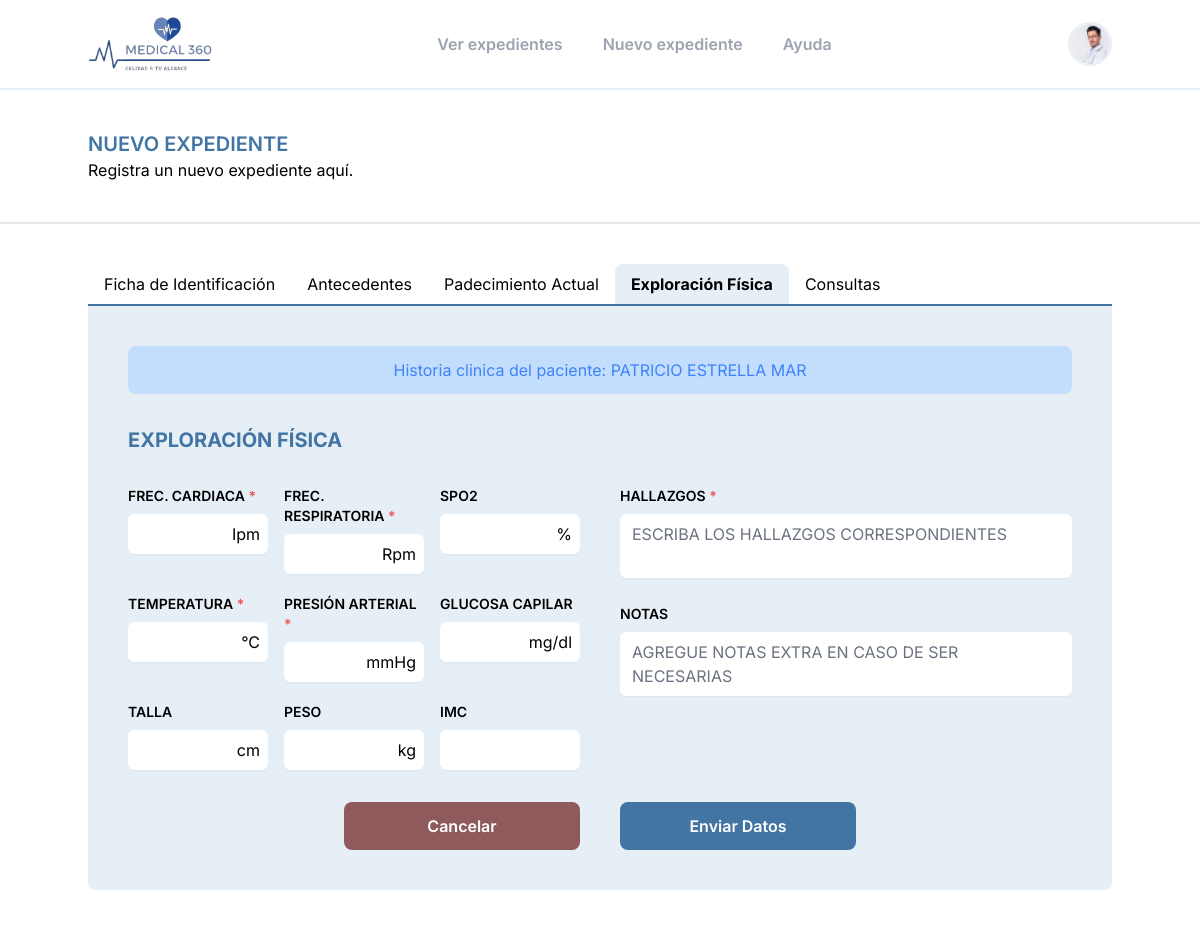
/create-file/exploracion/1/ (signed in), run on the app's committed database.
### medical/models.py (models this page shows, shortened)
class Paciente(models.Model):
    GENERO_CHOICES = [
        ('M', 'Masculino'),
        ('F', 'Femenino'),
    ]
    ESTADO_CIVIL_CHOICES = [
        ('SOLTERO', 'SOLTERO'),
        ('CASADO', 'CASADO'),
        ('UNION_LIBRE', 'UNION LIBRE'),
        ('DIVORCIADO', 'DIVORCIADO'),
        ('VIUDO', 'VIUDO'),
    ]
    GRUPO_RH_CHOICES = [
        ('A+', 'A+'),
        ('B+', 'B+'),
        ('O+', 'O+'),
        ('AB+', 'AB+'),
        ('A-', 'A-'),
        ('B-', 'B-'),
        ('O-', 'O-'),
        ('AB-', 'AB-'),
        ('DESC', 'DESCONOCIDO'),
    ]
    ESCOLARIDAD_CHOICES = [
        ('NINGUNA', 'NINGUNA'),
        ('PRIMARIA', 'PRIMARIA'),
        ('PRIMARIA_T', 'PRIMARIA TRUNCA'),
        ('SECUNDARIA', 'SECUNDARIA'),
        ('SECUNDARIA_T', 'SECUNDARIA TRUNCA'),
        ('PREPARATORIA', 'PREPARATORIA'),
        ('PREPARATORIA_T', 'PREPARATORIA TRUNCA'),
        ('TECNICO', 'CARRERA TECNICA'),
        ('TECNICO_T', 'CARRERA TECNICA TRUNCA'),
        ('LICENCIATURA', 'LICENCIATURA'),
        ('LICENCIATURA_T', 'LICENCIATURA TRUNCA'),
        ('SUPERIOR', 'SUPERIOR'),
]
    nombre = models.CharField(max_length=30)
    apellido_pat = models.CharField(max_length=30)
    apellido_mat = models.CharField(max_length=30)
    fecha_nacimiento = models.DateField()
    genero = models.CharField(max_length=10, choices=GENERO_CHOICES)
    grupo_rh = models.CharField(max_length=4, choices=GRUPO_RH_CHOICES, default='DESC')
    alergias = models.CharField(max_length=30)
    estado_civil = models.CharField(max_length=15, choices=ESTADO_CIVIL_CHOICES, blank=True, null=True)
    curp = models.CharField(max_length=18, blank=True, null=True)
    nacionalidad = models.CharField(max_length=20, blank=True, null=True)
    escolaridad = models.CharField(max_length=30, choices=ESCOLARIDAD_CHOICES, blank=True, null=True)
    religion = models.CharField(max_length=50, blank=True, null=True)
    direccion = models.CharField(max_length=200, blank=True, null=True)
    ocupacion = models.CharField(max_length=50, blank=True, null=True)
    empleador = models.CharField(max_length=100, blank=True, null=True)
    telefono_personal = models.CharField(max_length=10, blank=True, null=True)
    nombre_contacto_emergencia = models.CharField(max_length=100, blank=True, null=True)
    telefono_contacto_emergencia = models.CharField(max_length=10, blank=True, null=True)
    fecha_alta = models.DateField()
    notas = models.TextField(blank=True, null=True)

### medical/views.py (the view, shortened to what this page needs)
# urls.py: path('create-file/exploracion/<int:id_paciente>/', views.guarda_exploracion_view, name='guarda_exploracion'),
@login_required
def guarda_exploracion_view(request, id_paciente):
    paciente = get_object_or_404(Paciente, id=id_paciente)
    datos_formulario = request.POST.dict()
    return render(request, 'expedientes/create_exploracion.html', {'paciente': paciente,})

### templates/expedientes/create_exploracion.html (shortened to what this page needs)
{% extends "base_2.html" %} {% load static %} {% block content %}
<section class="lg:px-0 min-h-screen">
  {% include "plantillas/navbar.html" %}
  <div class="py-10 border-b-2 border-gray-200 bg-white md:px-6">
    <div class="lg:container lg:mx-auto">
      <h1 class="uppercase font-semibold text-main text-xl">
        Nuevo Expediente
      </h1>
      <p>Registra un nuevo expediente aquí.</p>
    </div>
  </div>
  <div class="py-10 bg-white md:px-6">
    {% include "plantillas/navbarFormularios.html" %}
    {% if paciente %}
    <div id="form_exploracion_fisica" class="formulario">
      <form
      id="formData_exploracion_fisica"
      class="lg:container lg:mx-auto bg-background p-10 space-y-8 rounded-b-lg"
      action="{% url 'medical:guarda_exploracion' id_paciente=paciente.id %}"
      method="post"
    >
        {% include "expedientes/forms/exploracion_fisica.html" %}
    </form>
    {% else %}
    <div id="no_paciente" class="lg:container lg:mx-auto bg-background p-10 space-y-8 rounded-b-lg text-center">
      <p>No se ha comenzado ningun registro</p>
    </div>
    {% endif %}
      </div>
  </div>
</section>
{% endblock %}

### templates/expedientes/forms/exploracion_fisica.html (shortened to what this page needs)
{% if paciente %}
<div class="w-full bg-blue-200 border-blue-500 text-blue-500  rounded-lg p-3 text-center">
  Historia clinica del paciente: {{ paciente.nombre }} {{ paciente.apellido_pat }} {{ paciente.apellido_mat }}
</div>
{% endif %}
<h1 class="text-xl font-bold text-main uppercase">Exploración Física</h1>
<div class="w-full gap-10 grid lg:grid-cols-2 ">
  <div class="space-y-5">
    <div class="grid grid-cols-3 gap-4">
      <div>
        <label
          for="frecuencia_cardiaca"
          class="block mb-2 text-sm font-semibold uppercase"
          >Frec. Cardiaca <span class="text-red-500">*</span></label
        >
        <div class="w-full relative bg-white rounded-lg">
          <input
            id="frecuencia_cardiaca"
            name="frecuencia_cardiaca"
            class="w-full border-none rounded-md bg-white shadow-sm appearance-none"
            type="number"
            value=""
          />
          <p class="absolute inset-y-0 flex items-center right-2">Ipm</p>
        </div>
      </div>
      <div>
        <label
          for="frecuencia_respiratoria"
          class="block mb-2 text-sm font-semibold uppercase"
          >Frec. Respiratoria <span class="text-red-500">*</span></label
        >
        <div class="w-full relative bg-white rounded-lg">
          <input
            id="frecuencia_respiratoria"
            name="frecuencia_respiratoria"
            class="w-full border-none rounded-md bg-white shadow-sm"
            type="number"
            value=""
          />
          <p class="absolute inset-y-0 flex items-center right-2">Rpm</p>
        </div>
      </div>
      <div>
        <label for="saturacion_oxigeno" class="block mb-2 text-sm font-semibold uppercase"
          >SpO2</label
        >
        <div class="w-full relative bg-white rounded-lg">
          <input
            id="saturacion_oxigeno"
            name="saturacion_oxigeno"
            class="w-full border-none rounded-md bg-white shadow-sm"
            type="number"
            value=""
          />
          <p class="absolute inset-y-0 flex items-center right-2">%</p>
        </div>
      </div>
    </div>
    <div class="grid grid-cols-3 gap-4">
      <div>
        <label for="temperatura" class="block mb-2 text-sm font-semibold uppercase"
          >Temperatura <span class="text-red-500">*</span></label
        >
        <div class="w-full relative bg-white rounded-lg">
          <input
            id="temperatura"
            name="temperatura"
            class="w-full border-none rounded-md bg-white shadow-sm"
            type="text"
            value="{% if datos_formulario and datos_formulario.temperatura is not none %}{{ datos_formulario.temperatura }}{% elif paciente and exploracion.temperatura is not none %}{{ exploracion.temperatura }}{% endif %}"
          />
          <p class="absolute inset-y-0 flex items-center right-2">°C</p>
        </div>
      </div>
      <div>
        <label
          for="presion_arterial"
          class="block mb-2 text-sm font-semibold uppercase"
          >Presión Arterial <span class="text-red-500">*</span></label
        >
        <div class="w-full relative bg-white rounded-lg">
          <input
            id="presion_arterial"
            name="presion_arterial"
            class="w-full border-none rounded-md bg-white shadow-sm"
            type="text"
            value=""
          />
          <p class="absolute inset-y-0 flex items-center right-2">mmHg</p>
        </div>
      </div>
      <div>
        <label
          for="glucosa"
          class="block mb-2 text-sm font-semibold uppercase truncate"
          >Glucosa Capilar</label
        >
        <div class="w-full relative bg-white rounded-lg">
          <input
            id="glucosa"
            name="glucosa"
            class="w-full border-none rounded-md bg-white shadow-sm"
            type="text"
            value="{% if datos_formulario and datos_formulario.glucosa is not none %}{{ datos_formulario.glucosa }}{% elif paciente and exploracion.glucosa is not none %}{{ exploracion.glucosa }}{% endif %}"
          />
          <p class="absolute inset-y-0 flex items-center right-2">mg/dl</p>
        </div>
      </div>
    </div>
    <div class="grid grid-cols-3 gap-4">
      <div>
        <label for="talla" class="block mb-2 text-sm font-semibold uppercase"
          >Talla</label
        >
        <div class="w-full relative bg-white rounded-lg">
          <input
            id="talla"
            name="talla"
            class="w-full border-none rounded-md bg-white shadow-sm"
            type="text"
            value="{% if datos_formulario and datos_formulario.talla is not none %}{{ datos_formulario.talla }}{% elif paciente and exploracion.talla is not none %}{{ exploracion.talla }}{% endif %}"
          />
          <p class="absolute inset-y-0 flex items-center right-2">cm</p>
        </div>
      </div>
      <div>
        <label for="peso" class="block mb-2 text-sm font-semibold uppercase"
          >Peso</label
        >
        <div class="w-full relative bg-white rounded-lg">
          <input
            id="peso"
            name="peso"
            class="w-full border-none rounded-md bg-white shadow-sm"
            type="text"
            value="{% if datos_formulario and datos_formulario.peso is not none %}{{ datos_formulario.peso }}{% elif paciente and exploracion.peso is not none %}{{ exploracion.peso }}{% endif %}"
          />
          <p class="absolute inset-y-0 flex items-center right-2">kg</p>
        </div>
      </div>
      <div>
        <label for="imc" class="block mb-2 text-sm font-semibold uppercase"
          >IMC</label
        >
        <div class="w-full relative bg-white rounded-lg">
          <input
            id="imc"
            name="imc"
            class="w-full border-none rounded-md bg-white shadow-sm"
            type="text"
            value="{% if datos_formulario and datos_formulario.imc is not none %}{{ datos_formulario.imc }}{% elif paciente and exploracion.imc is not none %}{{ exploracion.imc }}{% endif %}"
          />
        </div>
      </div>
    </div>
  </div>
  <div class="space-y-5">
    <div>
      <label
        for="descripcion_exploracion"
        class="block mb-2 text-sm font-semibold uppercase"
        >Hallazgos <span class="text-red-500">*</span></label
      >
      <textarea
        id="descripcion_exploracion"
        name="descripcion_exploracion"
        class="resize-none w-full border-none rounded-md bg-white shadow-sm uppercase"
        placeholder="Escriba los hallazgos correspondientes"
      >{% if datos_formulario %}{{ datos_formulario.descripcion_exploracion }}{% elif paciente %}{{ exploracion.descripcion_exploracion }}{% endif %}</textarea>
    </div>
    <div class="w-full">
      <label for="notes_exploracion" class="block mb-2 text-sm font-semibold uppercase">Notas</label>
      <textarea id="notes_exploracion" name="notas" class=" resize-none w-full border-none rounded-md bg-white shadow-sm uppercase" placeholder="Agregue notas extra en caso de ser necesarias"></textarea>
    </div>
  </div>
</div>
<div class="flex justify-center gap-10 mt-20">
  <a
    href="/"
    class="w-3/12 py-3 border-none bg-rojo focus:ring-2 focus:ring-offset-2 focus:ring-rojo text-center rounded-lg text-white font-semibold"
    >Cancelar</a
  >
  <button
  type="submit"
  class="w-3/12 py-3 border-none bg-main focus:ring-2 focus:ring-offset-2 focus:ring-main text-center rounded-lg text-white font-semibold"
  onclick="mostrarAlerta()"
>
  Enviar Datos
</button>
</div>

### data on the page
Paciente: nombre "PATRICIO", apellido_pat "ESTRELLA", apellido_mat "MAR"
